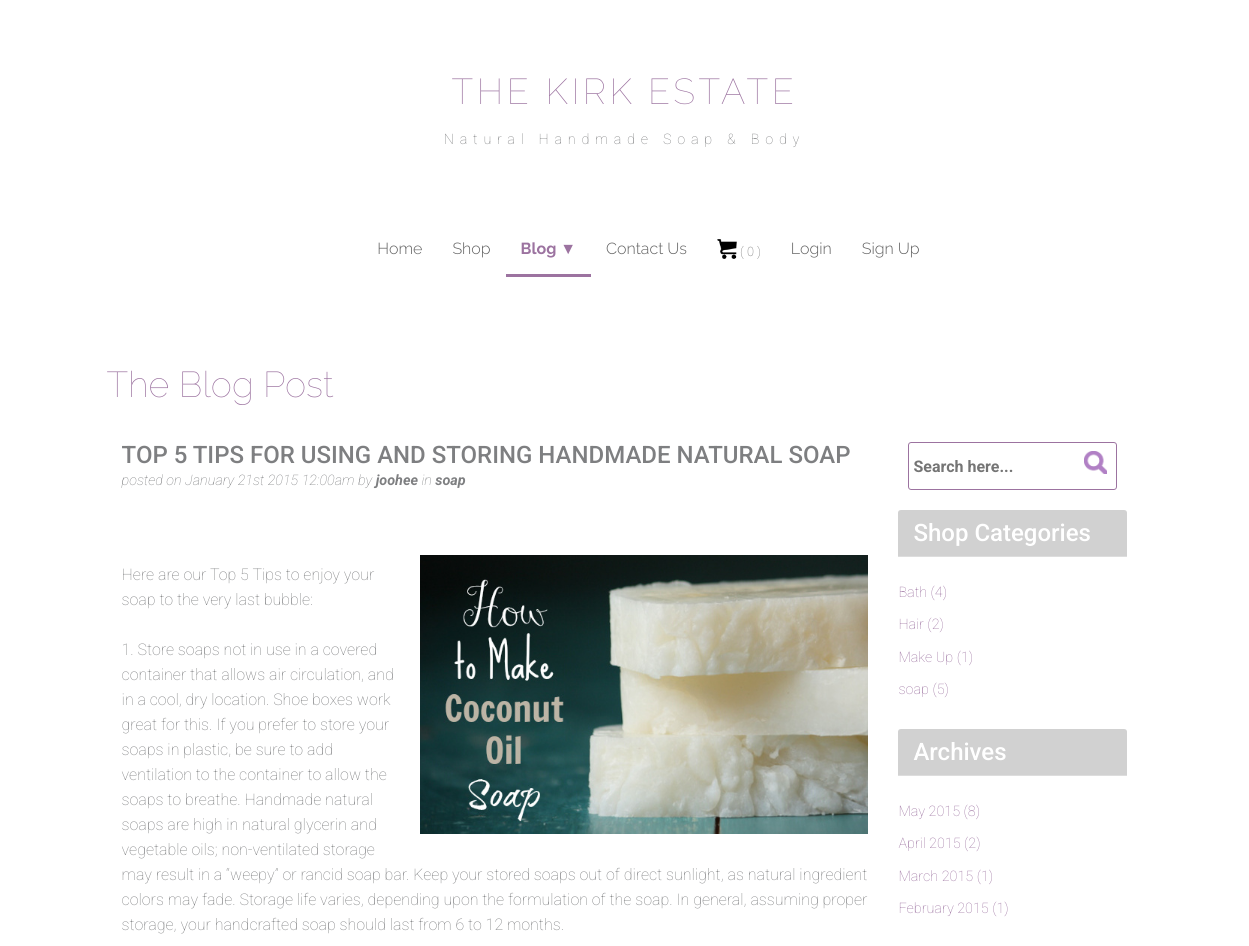
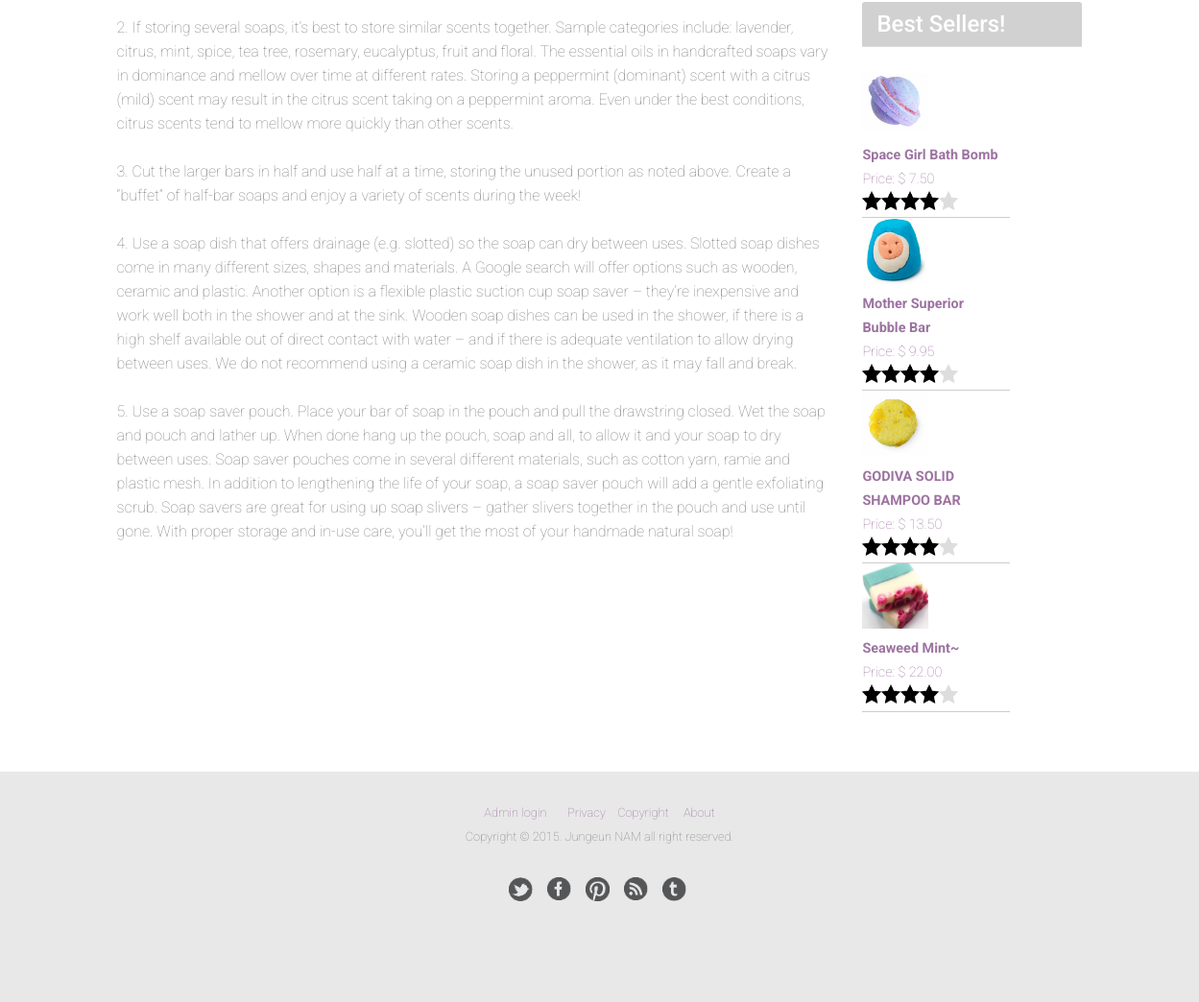
/pages/blogpost.php?blogId=201, run on the app's committed database (2 pictures, top to bottom).
### tables this page shows
CREATE TABLE IF NOT EXISTS `blog` (
  `blogId` int(11) unsigned NOT NULL,
  `blogTitle` varchar(100) NOT NULL,
  `blogContent` text NOT NULL,
  `datePosted` datetime NOT NULL,
  `authorId` int(11) NOT NULL,
  `categoryId` int(11) NOT NULL,
  `blogImage` varchar(200) DEFAULT NULL
);

CREATE TABLE IF NOT EXISTS `category` (
  `categoryId` int(11) NOT NULL,
  `category` varchar(40) NOT NULL,
  `categoryDescription` varchar(50) NOT NULL
);

### pages/blogpost.php (the view, shortened to what this page needs)
<?php
     include '../includes/header.php';
     include'../includes/nav.php';
?>
 </div>
</div>
<div class="row">
    <div class="col-md-1"></div>
        <div class="content col-md-10">
    <h1>The Blog Post</h1><br />
   <div class="col-md-9">
<?php
     $sql = "SELECT * FROM blog, admin, category WHERE blog.authorId = admin.adminId &&
    blog.categoryId  = category.categoryId && blog.blogId = " . $_GET['blogId'];
     $result = mysqli_query($con, $sql) or die(mysqli_error($con));
     while ($row = mysqli_fetch_array($result)){
     echo "<h3>" . $row['blogTitle'] . "</h3>";
     echo "<p class='posttime'><em>posted on " . date("F jS Y h:ia",strtotime($row['datePosted'])) . " by
    <strong>" . $row['adminFirstName'] . "</strong> in <strong>" . $row['category'] .
    "</strong></em></p><br /><br />";
         echo "<img class='blogimg' src='../images/blog/" . $row['blogImage'] . "'><br />";
     echo "<p>" . str_replace('\n', '<br />', ($row['blogContent'])) . "</p><br /><br />";
     }
?>
</div>
<?php
    include '../includes/sidebar.php';
?>
</div>
<?php
 include'../includes/footer.php';
?>

### includes/sidebar.php
<?php
    include "../includes/connect.php";
?>
<div class="sidebarbody col-md-3">
<div class="side panel panel-default">
     <div class="panel-body">
        <?php include '../includes/searchform.php';?>
      </div>
</div>
 <div class="side panel panel-default">
    <div class="panel-heading">
        <h3>Shop Categories</h3>
     </div>
        <div class="panel-body">
    <br />
        <?php
             $sql = "SELECT category.*, COUNT(product.categoryId) AS catnum FROM category INNER JOIN
             product ON category.categoryId = product.categoryId GROUP BY product.categoryId ORDER BY category ASC";
             $result = mysqli_query($con, $sql) or die(mysqli_error($con));
             while ($row = mysqli_fetch_array($result)){
                 echo "<p><a class='bloglink' href = 'category.php?categoryId=" . $row['categoryId'] . "'>" .
                $row['category'] . " (" . $row['catnum'] . ")</a></p>";
             }
        ?>
     </div>
 </div>
 <div class="side panel panel-default">
      <div class="panel-heading">
         <h3>Archives</h3>
     </div>
        <div class="panel-body">
    <br />
        <?php
            $sql = "SELECT month(date), monthname(date), year(date), COUNT(*)
            AS monthnum FROM product GROUP BY monthname(date) ORDER BY month(date)desc";
            $result = mysqli_query($con, $sql) or die(mysqli_error($con));
             while ($row = mysqli_fetch_array($result)) {
                 echo "<p><a class='bloglink' href = 'archives.php?month=" . $row['month(date)'] . "'>"
                . $row['monthname(date)'] . " " . $row['year(date)'] . " (" .
                $row['monthnum'] . ")</a></p>";
             }
        ?>
    </div>
</div>
 <div class="side panel panel-default">
      <div class="panel-heading">
         <h3>Best Sellers!</h3>
     </div>
        <div class="panel-body">
    <br />
        <?php
            $sql = "SELECT price, productName, productImage, sum(quantity),  productinvoice.productId, ROUND(AVG(rating)) as rating
            FROM productinvoice, product INNER JOIN comment on product.productId=comment.productId
            WHERE productinvoice.productId=product.productId
            GROUP BY productinvoice.productId order by sum(quantity) DESC limit 0,4";
            $result = mysqli_query($con, $sql) or die(mysqli_error($con));
             while($row = mysqli_fetch_array($result))
             {
                 echo "<div class='bestseller'><a href = 'productdetail.php?productId=" . $row['productId'] . "'><img class='popularimg' src='../images/shop/" . $row['productImage'] . "'/></a><p><a href = 'productdetail.php?productId=" . $row['productId'] . "'><strong>"
                . $row['productName'] . "</strong></a><br />Price: $ " . $row['price'] . "<br />";
                 $rating= $row['rating'];
                 for($i=0;$i<$rating;$i++){
                     echo "<img class='rating' src='../images/star.png' alt='filled star' width=10px height=auto />";
                 }
                 for($i=0;$i<5-$rating;$i++){
                    echo "<img class='rating' src='../images/unfilledstar.png' width=10px height=auto alt='unfilled star' />";
                 }
                 echo "</p></div>";
             }
        ?>
    </div>
</div>
</div>

### css/main1.css (style rules this page uses)
html, body, div, h1, h2, h3, h4, h5, h6, p, ul, ol, li, img, form, fieldset, input, textarea, blockquote, .col-md-12 .container-fluid { margin:0; padding:0; }
html { background-color:#fff; }
body { background-color:#fff; color: #7e7f81; font-family:'Roboto', 'sans-serif', 'verdana', 'arial'; font-size: 1.6em; font-weight: 300; z-index: -100; }
.container p { line-height: 25px; font-weight: lighter; }
img { display: block; vertical-align: middle; text-align: center; width: 100%; height: auto; }
h1, h2 { color: #9c73a0; font-family:'Raleway', 'verdana', 'arial','sans-serif'; font-weight: lighter; margin-bottom: 15px; clear: both; }
.content { padding-top: 4em; }
.blogimg { width: 60%; float: right; margin: 1em 0 1em 1em; }
.rating { width: 20px; height: 20px; float: left; }
.bloglink { color: #9c73a0; text-decoration: none; }
.posttime { font-size: 0.9em; }
.side { clear: both; }
.bestseller p { width: 67%; display: block; float: left; color:#9c73a0; border-bottom: 1px solid #cdcdcd; padding-bottom: 1.5em; }
.bestseller a { color: #9c73a0; }
.popularimg { clear: both; width: 30%; height: auto; display: block; float: left; margin-right: 0.5em; margin-bottom: 0.5em; }
.panel { border-style:none; box-shadow: none; }
.panel-default>.panel-heading { background-color: #d1d1d1; color:#fff; }
.panel p { padding-bottom: 0.5em; font-size: 0.9em; }
.panel-body { padding:0; }
html { position: relative; min-height: 100%; }
body { margin-bottom: 108px; }

### data on the page
blog: blogTitle "TOP 5 TIPS FOR USING AND STORING HANDMADE NATURAL SOAP", datePosted "January 21st 2015 12:00am", admin.adminFirstName "joohee", categoryId.category "soap", blogImage (picture), blogContent "Here are our Top 5 Tips to enjoy your soap to the very last bubble: 1. Store soaps not in use in a covered container that allows air circulation, and in a cool, dry location. Shoe boxes work great for this. If you prefer to store your soaps in plastic, be sure to add ventilation to the container to allow the soaps to breathe. Handmade natural soaps are high in natural glycerin and vegetable oils; non-ventilated storage may result in a “weepy” or rancid soap bar. Keep your stored soaps out of direct sunlight, as natural ingredient colors may fade. Storage life varies, depending upon the formulation of the soap. In general, assuming proper storage, your handcrafted soap should last from 6 to…"
category: category "Bath", catnum "4"
category: category "Hair", catnum "2"
category: category "Make Up", catnum "1"
category: category "soap", catnum "5"

### other printed values
$cart_count "0"
$row['monthname(date)'] "May"
$row['year(date)'] "2015"
$row['monthnum'] "8"
$row['monthname(date)'] "April"
$row['monthnum'] "2"
$row['monthname(date)'] "March"
$row['monthnum'] "1"
$row['monthname(date)'] "February"
$row['productName'] "Space Girl Bath Bomb"
$row['price'] "7.50"
$row['productName'] "Mother Superior Bubble Bar"
$row['price'] "9.95"
$row['productName'] "GODIVA SOLID SHAMPOO BAR"
$row['price'] "13.50"
